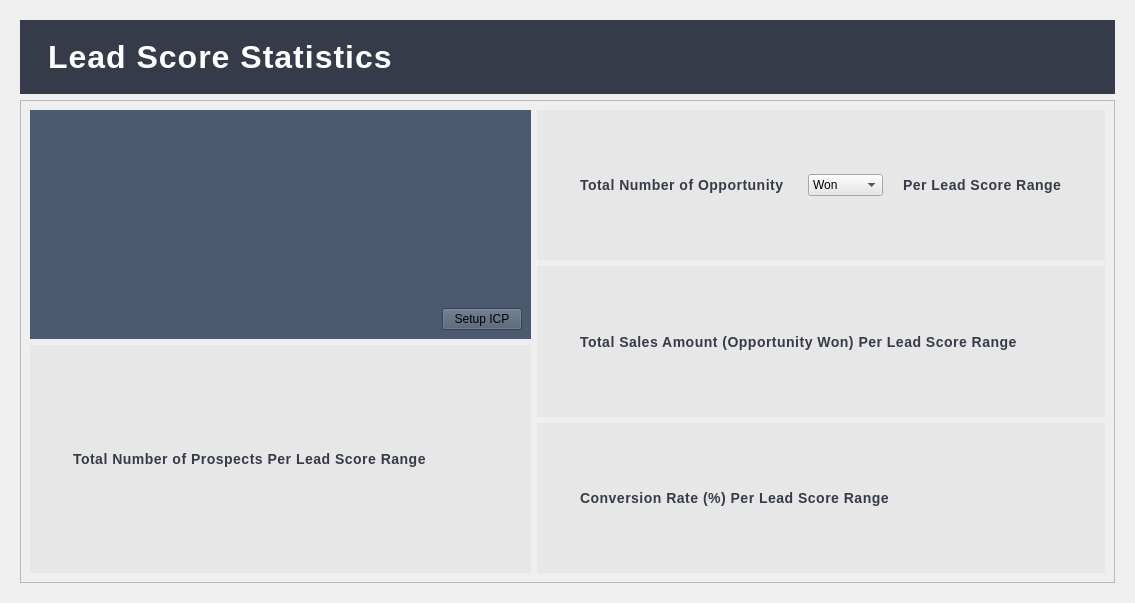
<?xml version="1.0" encoding="UTF-8"?>
<ui version="4.0">
 <class>Form</class>
 <widget class="QWidget" name="Form">
  <property name="geometry">
   <rect>
    <x>0</x>
    <y>0</y>
    <width>1135</width>
    <height>603</height>
   </rect>
  </property>
  <property name="windowTitle">
   <string>Form</string>
  </property>
  <layout class="QVBoxLayout" name="verticalLayout">
   <item>
    <widget class="QStackedWidget" name="stackedWidget">
     <property name="currentIndex">
      <number>0</number>
     </property>
     <widget class="QWidget" name="leadPrioritization_page">
      <layout class="QGridLayout" name="gridLayout_3">
       <item row="0" column="0">
        <widget class="QWidget" name="widget" native="true">
         <property name="styleSheet">
          <string notr="true">QWidget {
    background-color: rgb(53, 59, 72);
}

QLabel {
    color: white;
    font-size: 32px;      /* Bigger font size for the title */
    font-weight: bold;    /* Make it bold */
    letter-spacing: 1px;  /* Slight space between letters */
    padding: 10px;        /* Some breathing space around */
    text-align: center;   /* Centered text */
}
</string>
         </property>
         <layout class="QHBoxLayout" name="horizontalLayout">
          <item>
           <widget class="QLabel" name="label_2">
            <property name="text">
             <string>Lead Score Statistics</string>
            </property>
           </widget>
          </item>
         </layout>
        </widget>
       </item>
       <item row="1" column="0">
        <widget class="QScrollArea" name="scrollArea">
         <property name="widgetResizable">
          <bool>true</bool>
         </property>
         <widget class="QWidget" name="scrollAreaWidgetContents">
          <property name="geometry">
           <rect>
            <x>0</x>
            <y>0</y>
            <width>1097</width>
            <height>478</height>
           </rect>
          </property>
          <layout class="QGridLayout" name="gridLayout_2">
           <item row="0" column="1" rowspan="2">
            <layout class="QVBoxLayout" name="verticalLayout_3">
             <item>
              <widget class="QWidget" name="widget_3" native="true">
               <property name="styleSheet">
                <string notr="true">QWidget {
    background-color: rgb(231, 231, 231);
}

QLabel {
    color: rgb(53, 59, 72); /* Dark blue-gray for contrast */
    font-size: 14px;        /* Clear and professional size */
    font-weight: 600;       /* Semi-bold, not too heavy */
    letter-spacing: 0.5px;  /* Light spacing for elegance */
    padding: 5px 10px;      /* Neat padding */
    text-align: center;     /* Centered text */
}
</string>
               </property>
               <layout class="QVBoxLayout" name="verticalLayout_6">
                <item>
                 <layout class="QHBoxLayout" name="horizontalLayout_2">
                  <item>
                   <spacer name="verticalSpacer_12">
                    <property name="orientation">
                     <enum>Qt::Vertical</enum>
                    </property>
                    <property name="sizeHint" stdset="0">
                     <size>
                      <width>20</width>
                      <height>40</height>
                     </size>
                    </property>
                   </spacer>
                  </item>
                  <item>
                   <widget class="QLabel" name="label_3">
                    <property name="text">
                     <string>Total Number of Opportunity </string>
                    </property>
                   </widget>
                  </item>
                  <item>
                   <widget class="QComboBox" name="comboBox">
                    <item>
                     <property name="text">
                      <string>Won</string>
                     </property>
                    </item>
                    <item>
                     <property name="text">
                      <string>Lost</string>
                     </property>
                    </item>
                    <item>
                     <property name="text">
                      <string>Pending</string>
                     </property>
                    </item>
                   </widget>
                  </item>
                  <item>
                   <widget class="QLabel" name="label_4">
                    <property name="text">
                     <string>Per Lead Score Range</string>
                    </property>
                   </widget>
                  </item>
                  <item>
                   <spacer name="verticalSpacer_13">
                    <property name="orientation">
                     <enum>Qt::Vertical</enum>
                    </property>
                    <property name="sizeHint" stdset="0">
                     <size>
                      <width>20</width>
                      <height>40</height>
                     </size>
                    </property>
                   </spacer>
                  </item>
                 </layout>
                </item>
               </layout>
              </widget>
             </item>
             <item>
              <widget class="QWidget" name="widget_4" native="true">
               <property name="styleSheet">
                <string notr="true">QWidget {
    background-color: rgb(231, 231, 231);
}

QLabel {
    color: rgb(53, 59, 72); /* Dark blue-gray for contrast */
    font-size: 14px;        /* Clear and professional size */
    font-weight: 600;       /* Semi-bold, not too heavy */
    letter-spacing: 0.5px;  /* Light spacing for elegance */
    padding: 5px 10px;      /* Neat padding */
    text-align: center;     /* Centered text */
}
</string>
               </property>
               <layout class="QVBoxLayout" name="verticalLayout_7">
                <item>
                 <layout class="QHBoxLayout" name="horizontalLayout_3">
                  <item>
                   <spacer name="verticalSpacer_9">
                    <property name="orientation">
                     <enum>Qt::Vertical</enum>
                    </property>
                    <property name="sizeHint" stdset="0">
                     <size>
                      <width>20</width>
                      <height>40</height>
                     </size>
                    </property>
                   </spacer>
                  </item>
                  <item>
                   <widget class="QLabel" name="label_5">
                    <property name="text">
                     <string>Total Sales Amount (Opportunity Won) Per Lead Score Range</string>
                    </property>
                   </widget>
                  </item>
                  <item>
                   <spacer name="verticalSpacer_11">
                    <property name="orientation">
                     <enum>Qt::Vertical</enum>
                    </property>
                    <property name="sizeHint" stdset="0">
                     <size>
                      <width>20</width>
                      <height>40</height>
                     </size>
                    </property>
                   </spacer>
                  </item>
                 </layout>
                </item>
               </layout>
              </widget>
             </item>
             <item>
              <widget class="QWidget" name="widget_5" native="true">
               <property name="styleSheet">
                <string notr="true">QWidget {
    background-color: rgb(231, 231, 231);
}

QLabel {
    color: rgb(53, 59, 72); /* Dark blue-gray for contrast */
    font-size: 14px;        /* Clear and professional size */
    font-weight: 600;       /* Semi-bold, not too heavy */
    letter-spacing: 0.5px;  /* Light spacing for elegance */
    padding: 5px 10px;      /* Neat padding */
    text-align: center;     /* Centered text */
}
</string>
               </property>
               <layout class="QVBoxLayout" name="verticalLayout_8">
                <item>
                 <layout class="QHBoxLayout" name="horizontalLayout_4">
                  <item>
                   <spacer name="verticalSpacer_6">
                    <property name="orientation">
                     <enum>Qt::Vertical</enum>
                    </property>
                    <property name="sizeHint" stdset="0">
                     <size>
                      <width>20</width>
                      <height>40</height>
                     </size>
                    </property>
                   </spacer>
                  </item>
                  <item>
                   <widget class="QLabel" name="label_6">
                    <property name="text">
                     <string>Conversion Rate (%) Per Lead Score Range</string>
                    </property>
                   </widget>
                  </item>
                  <item>
                   <spacer name="verticalSpacer_5">
                    <property name="orientation">
                     <enum>Qt::Vertical</enum>
                    </property>
                    <property name="sizeHint" stdset="0">
                     <size>
                      <width>20</width>
                      <height>40</height>
                     </size>
                    </property>
                   </spacer>
                  </item>
                 </layout>
                </item>
               </layout>
              </widget>
             </item>
            </layout>
           </item>
           <item row="1" column="0">
            <widget class="QWidget" name="widget_6" native="true">
             <property name="styleSheet">
              <string notr="true">QWidget {
    background-color: rgb(231, 231, 231);
}

QLabel {
    color: rgb(53, 59, 72); /* Dark blue-gray for contrast */
    font-size: 14px;        /* Clear and professional size */
    font-weight: 600;       /* Semi-bold, not too heavy */
    letter-spacing: 0.5px;  /* Light spacing for elegance */
    padding: 5px 10px;      /* Neat padding */
    text-align: center;     /* Centered text */
}
</string>
             </property>
             <layout class="QVBoxLayout" name="verticalLayout_5">
              <item>
               <layout class="QHBoxLayout" name="horizontalLayout_5">
                <item>
                 <spacer name="verticalSpacer_7">
                  <property name="orientation">
                   <enum>Qt::Vertical</enum>
                  </property>
                  <property name="sizeHint" stdset="0">
                   <size>
                    <width>20</width>
                    <height>40</height>
                   </size>
                  </property>
                 </spacer>
                </item>
                <item>
                 <widget class="QLabel" name="label_7">
                  <property name="text">
                   <string>Total Number of Prospects Per Lead Score Range </string>
                  </property>
                 </widget>
                </item>
                <item>
                 <spacer name="verticalSpacer_8">
                  <property name="orientation">
                   <enum>Qt::Vertical</enum>
                  </property>
                  <property name="sizeHint" stdset="0">
                   <size>
                    <width>20</width>
                    <height>40</height>
                   </size>
                  </property>
                 </spacer>
                </item>
               </layout>
              </item>
             </layout>
            </widget>
           </item>
           <item row="0" column="0">
            <widget class="QWidget" name="widget_2" native="true">
             <property name="styleSheet">
              <string notr="true">QWidget {
    background-color: rgb(75, 90, 110);
}</string>
             </property>
             <layout class="QVBoxLayout" name="verticalLayout_4">
              <item>
               <layout class="QGridLayout" name="gridLayout">
                <item row="2" column="1">
                 <widget class="QPushButton" name="pushButton">
                  <property name="text">
                   <string>Setup ICP</string>
                  </property>
                 </widget>
                </item>
                <item row="0" column="1">
                 <spacer name="verticalSpacer_10">
                  <property name="orientation">
                   <enum>Qt::Vertical</enum>
                  </property>
                  <property name="sizeHint" stdset="0">
                   <size>
                    <width>20</width>
                    <height>40</height>
                   </size>
                  </property>
                 </spacer>
                </item>
                <item row="2" column="0">
                 <spacer name="horizontalSpacer">
                  <property name="orientation">
                   <enum>Qt::Horizontal</enum>
                  </property>
                  <property name="sizeHint" stdset="0">
                   <size>
                    <width>40</width>
                    <height>20</height>
                   </size>
                  </property>
                 </spacer>
                </item>
               </layout>
              </item>
             </layout>
            </widget>
           </item>
          </layout>
         </widget>
        </widget>
       </item>
      </layout>
     </widget>
     <widget class="QWidget" name="salesForecasting_page">
      <widget class="QLabel" name="label">
       <property name="geometry">
        <rect>
         <x>580</x>
         <y>20</y>
         <width>131</width>
         <height>16</height>
        </rect>
       </property>
       <property name="text">
        <string>Sales Forecasts and Statistics</string>
       </property>
      </widget>
     </widget>
    </widget>
   </item>
  </layout>
 </widget>
 <resources/>
 <connections/>
</ui>
